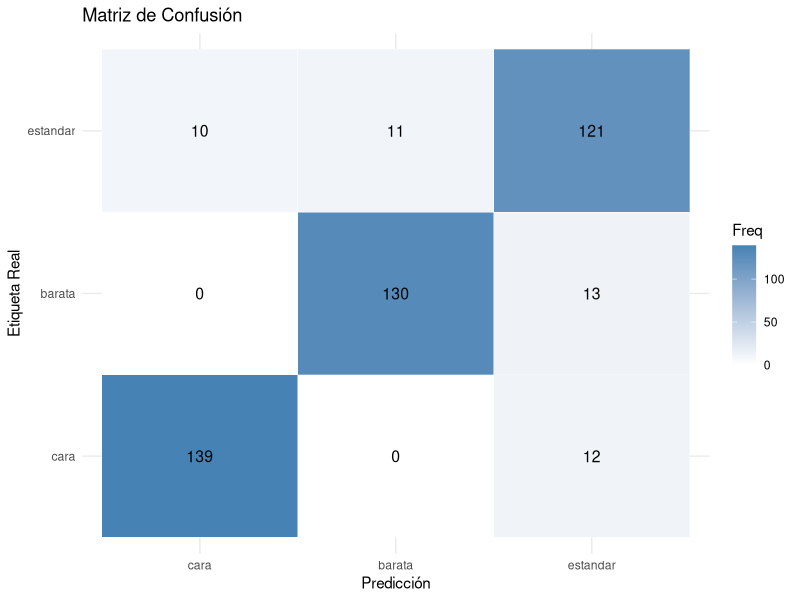

The R source for this figure: (Note: this script raises an error after producing the figure.)
## ---- chunk 1
knitr::opts_chunk$set(echo = TRUE)
library(dplyr)
library(caret)
library(ggplot2)
library(nnet)
## ---- chunk 2
#train data ya tiene el 70 y test_data el 30%
train_data <- read.csv("../train_final.csv")
test_data <- read.csv("../test_final.csv")
## ---- chunk 3
pct_na <- sapply(train_data, function(x) mean(is.na(x))*100)
drop_cols <- names(pct_na[pct_na > 75])
train_data <- train_data %>% select(-all_of(drop_cols))
test_data  <- test_data  %>% select(-all_of(drop_cols))
## ---- chunk 4
breaks <- quantile(train_data$SalePrice, probs = c(0,1/3,2/3,1), na.rm=TRUE)
labels <- c("barata","estandar","cara")

train_data$CategoriaPrecio <- cut(train_data$SalePrice, breaks=breaks, labels=labels, include.lowest=TRUE)
test_data$CategoriaPrecio  <- cut(test_data$SalePrice,  breaks=breaks, labels=labels, include.lowest=TRUE)

## ---- chunk 5

# — 1. Alinear niveles de factores y NA —
for(col in names(train_data)) {
  if(is.character(train_data[[col]]) || is.factor(train_data[[col]])) {
    # Convertir a caracter y manejar NAs
    train_data[[col]] <- as.character(train_data[[col]])
    test_data[[col]] <- as.character(test_data[[col]])
    train_data[[col]][is.na(train_data[[col]])] <- "None"
    test_data[[col]][is.na(test_data[[col]])] <- "None"
    
    # Obtener todos los niveles únicos
    all_levels <- unique(c(train_data[[col]], test_data[[col]]))
    
    # Convertir a factor con niveles únicos
    train_data[[col]] <- factor(train_data[[col]], levels = all_levels)
    test_data[[col]] <- factor(test_data[[col]], levels = all_levels)
  }
}
# — 2. Marcar la respuesta y dataset —
train_data$CategoriaPrecio <- factor(train_data$CategoriaPrecio,
                                     levels = c("barata","estandar","cara"))
train_data$dataset <- "train"
test_data$dataset  <- "test"

# — 3. Unir para dummies coherentes —
df_all <- bind_rows(train_data, test_data)

# — 4. Eliminar constantes antes de dummyVars —
n_uniq <- sapply(df_all, function(x) length(unique(x)))
df_all <- df_all[, n_uniq > 1]


# — 5. Crear dummies (excluyendo Id, dataset y la respuesta) —

dv_all <- dummyVars(~ . - Id - dataset - CategoriaPrecio,
                    data = df_all, fullRank = TRUE)
X_all  <- predict(dv_all, newdata = df_all) %>% as.data.frame()

# — 6. Imputar medianas en train, luego aplicar a todo —
i_train     <- which(df_all$dataset == "train")
X_train_raw <- X_all[i_train, ]
pp_imp      <- preProcess(X_train_raw, method = "medianImpute")
X_all_imp   <- predict(pp_imp, X_all)

# — 7. Eliminar near-zero variance según train —
nzv_cols <- nearZeroVar(X_all_imp[i_train, , drop=FALSE])
if(length(nzv_cols) > 0) {
  X_all_imp <- X_all_imp[ , -nzv_cols, drop=FALSE]
}

# — 8. Quitar alta correlación (>0.90) según train —
corr_m   <- cor(X_all_imp[i_train, ])
high_corr <- findCorrelation(corr_m, cutoff = 0.90)
if(length(high_corr) > 0) {
  X_all_imp <- X_all_imp[ , -high_corr, drop=FALSE]
}

# — 9. Yeo-Johnson + center + scale según train —
pp_final  <- preProcess(X_all_imp[i_train, ],
                       method = c("YeoJohnson","center","scale"))
X_all_pp  <- predict(pp_final, X_all_imp)

# — 10. Separar de nuevo train/test y respuesta —
X_train_pp <- X_all_pp[i_train, ]
X_test_pp  <- X_all_pp[-i_train, ]
y_train    <- train_data$CategoriaPrecio
y_test     <- test_data$CategoriaPrecio

## ---- chunk 6
# Verificar dimensiones
cat("Dimensiones train:", dim(X_train_pp), "\n")
cat("Dimensiones test:", dim(X_test_pp), "\n")

# Verificar que no haya NA
cat("NAs en train:", sum(is.na(X_train_pp)), "\n")
cat("NAs en test:", sum(is.na(X_test_pp)), "\n")

# Verificar balance de clases
table(y_train)
## ---- chunk 7
# Identificar y eliminar columnas con varianza práctica cero
library(caret)

# Primero, asegurarnos de que todas las variables son numéricas
train_df <- data.frame(X_train_pp)
test_df <- data.frame(X_test_pp)

# Función para detectar columnas con >95% de un solo valor
find_constant_cols <- function(df) {
  constant_cols <- sapply(df, function(x) {
    if(is.numeric(x)) {
      max_prop <- max(table(x)/length(x))
      max_prop > 0.95
    } else {
      FALSE
    }
  })
  names(df)[constant_cols]
}

constant_cols <- find_constant_cols(train_df)
if(length(constant_cols) > 0) {
  train_df <- train_df[, !names(train_df) %in% constant_cols]
  test_df <- test_df[, !names(test_df) %in% constant_cols]
}

# Añadir la variable respuesta
train_df$CategoriaPrecio <- y_train
test_df$CategoriaPrecio <- y_test

# Verificar estructura final
str(train_df[, 1:5])
cat("\nColumnas eliminadas:", constant_cols)

# Verificar estructura
str(train_df[, 1:5])  # Mostrar primeras columnas

# Verificar columnas con un solo nivel
sapply(train_df, function(x) length(unique(x)))

# Eliminar manualmente si es necesario
train_df <- train_df[, !sapply(train_df, function(x) length(unique(x)) == 1)]
## ---- chunk 8

# 1. Preparar fórmula y datos
predictores <- names(train_df)[!names(train_df) %in% c("CategoriaPrecio")]
formula_nnet <- as.formula(paste("CategoriaPrecio ~", paste(predictores, collapse = " + ")))

# 2. Configurar parámetros del modelo
set.seed(123)
modelo_nnet <- nnet(
  formula = formula_nnet,
  data = train_df,
  size = 10,          # Neuronas en capa oculta
  decay = 0.05,       # Parámetro de regularización
  maxit = 500,        # Número máximo de iteraciones
  MaxNWts = 5000,     # Máximo número de pesos
  trace = TRUE,       # Mostrar progreso
  # Configuración específica para clasificación multiclase:
  entropy = FALSE,    # Usar softmax (no entropía cruzada)
  censored = FALSE,
  skip = FALSE,
  rang = 0.1,         # Rango inicial de pesos aleatorios
  Hess = FALSE
)

# 1. Predecir probabilidades y elegir la clase con mayor probabilidad
probs   <- predict(modelo_nnet, newdata = test_df, type = "raw")
pred_vec <- apply(probs, 1, function(x) names(x)[which.max(x)])

# 2. Crear factores con los mismos niveles que la variable real
true_fac <- factor(test_df$CategoriaPrecio,
                   levels = levels(test_df$CategoriaPrecio))
pred_fac <- factor(pred_vec,
                   levels = levels(true_fac))

# 3. Eliminar casos NA/“None” si corresponde
nas <- is.na(true_fac) | true_fac == "None"
if (any(nas)) {
  cat(sum(nas), "caso(s) con etiqueta ausente eliminado(s).\n")
  true_fac <- true_fac[!nas]
  pred_fac <- pred_fac[!nas]
}

# 4. Quitar niveles sin observaciones
true_fac <- droplevels(true_fac)
pred_fac <- droplevels(pred_fac)

# 5. Cálculo de la matriz de confusión
cm_obj <- caret::confusionMatrix(pred_fac, true_fac)
print(cm_obj)

# 6. Precisión global
cat("Precisión global:", round(cm_obj$overall["Accuracy"], 4), "\n")

# 7. Heatmap de la matriz de confusión
cm_df <- as.data.frame(cm_obj$table)
colnames(cm_df) <- c("Real", "Predicho", "Freq")

ggplot(cm_df, aes(x = Predicho, y = Real, fill = Freq)) +
  geom_tile(color = "white") +
  geom_text(aes(label = Freq), size = 4) +
  scale_fill_gradient(low = "white", high = "steelblue") +
  labs(title = "Matriz de Confusión", x = "Predicción", y = "Etiqueta Real") +
  theme_minimal()


## ---- chunk 9
# Recodifica las categorías como numéricas temporalmente
train_df$CategoriaPrecio_num <- as.numeric(factor(train_df$CategoriaPrecio, levels = niveles_conf))
test_df$CategoriaPrecio_num <- as.numeric(factor(test_df$CategoriaPrecio, levels = niveles_conf))

# Verifica la codificación
table(train_df$CategoriaPrecio, train_df$CategoriaPrecio_num)
## ---- chunk 10
library(nnet)
library(caret)

# 1. DIAGNÓSTICO ----------------------------------------------------------
cat("\n=== DIAGNÓSTICO INICIAL ===\n")

# Verificar distribución de clases
cat("\nDistribución de clases en entrenamiento:\n")
train_dist <- table(train_df$CategoriaPrecio)
print(train_dist)
cat("Proporciones:", round(prop.table(train_dist), 3), "\n\n")

# Verificar distribución en test
cat("Distribución en test:\n")
test_dist <- table(test_df$CategoriaPrecio)
print(test_dist)
cat("\n")

# Verificar estructura de datos
cat("Estructura de los datos:\n")
str(train_df[, c("CategoriaPrecio", head(setdiff(names(train_df), "CategoriaPrecio"), 3))])

# 2. CORRECCIÓN INMEDIATA -------------------------------------------------
cat("\n=== CORRECCIÓN MANUAL ===\n")

# Inversión de categorías (solución temporal)
pred_vec_corregido <- ifelse(pred_vec_alt == "cara", "barata",
                            ifelse(pred_vec_alt == "barata", "cara", 
                                  "estandar"))

# Matriz de confusión corregida
cat("\nMatriz de confusión corregida:\n")
cm_corregido <- confusionMatrix(
  factor(pred_vec_corregido, levels = niveles_conf),
  factor(test_df$CategoriaPrecio, levels = niveles_conf)
)
print(cm_corregido)

# 3. REENTRENAMIENTO MEJORADO --------------------------------------------
cat("\n=== REENTRENAMIENTO DEL MODELO ===\n")

set.seed(321)
modelo_mejorado <- nnet(
  formula = CategoriaPrecio ~ .,
  data = train_df,
  size = 15,
  decay = 0.05,
  maxit = 500,
  MaxNWts = 10000,
  trace = TRUE,
  entropy = TRUE,
  skip = TRUE,
  # Parámetros adicionales para mejorar convergencia
  rang = 0.1,
  abstol = 1.0e-8,
  reltol = 1.0e-8
)

# Evaluación del nuevo modelo
cat("\nEvaluación del modelo mejorado:\n")
pred_mejorada <- predict(modelo_mejorado, newdata = test_df, type = "class")
cm_mejorada <- confusionMatrix(
  factor(pred_mejorada, levels = niveles_conf),
  factor(test_df$CategoriaPrecio, levels = niveles_conf)
)
print(cm_mejorada)

# Guardar modelo
saveRDS(modelo_mejorado, "modelo_mejorado.rds")
cat("\nModelo guardado como 'modelo_mejorado.rds'\n")

# VISUALIZACIÓN COMPARATIVA ----------------------------------------------
cat("\n=== RESUMEN COMPARATIVO ===\n")

# Crear tabla comparativa
resultados <- data.frame(
  Modelo = c("Original", "Corregido", "Mejorado"),
  Accuracy = c(
    round(mean(pred_vec_alt == test_df$CategoriaPrecio, na.rm = TRUE), 4),
    round(cm_corregido$overall["Accuracy"], 4),
    round(cm_mejorada$overall["Accuracy"], 4)
  ),
  Kappa = c(
    NA,
    round(cm_corregido$overall["Kappa"], 4),
    round(cm_mejorada$overall["Kappa"], 4)
  )
)

print(resultados)

# 7. HEATMAP DE MATRIZ DE CONFUSIÓN --------------------------------------
cat("\n=== VISUALIZACIÓN DE MATRIZ DE CONFUSIÓN ===\n")

# Convertir a dataframe para ggplot
cm_df <- as.data.frame(cm_mejorada$table)
colnames(cm_df) <- c("Real", "Predicho", "Frecuencia")

# Crear el heatmap
heatmap_confusion <- ggplot(cm_df, aes(x = Predicho, y = Real, fill = Frecuencia)) +
  geom_tile(color = "white", linewidth = 0.8) +  # Celdas con bordes blancos
  geom_text(aes(label = Frecuencia), size = 5, color = "black") +  # Texto en negro
  scale_fill_gradient(
    low = "white", 
    high = "#2b8cbe",  # Azul más moderno
    limits = c(0, max(cm_df$Frecuencia))  # Mismo rango para todas las celdas
  ) +
  labs(
    title = "Matriz de Confusión - Modelo Mejorado",
    subtitle = paste("Precisión:", round(cm_mejorada$overall["Accuracy"], 3)),
    x = "Predicción del Modelo",
    y = "Valor Real",
    fill = "Casos"
  ) +
  theme_minimal(base_size = 12) +
  theme(
    plot.title = element_text(face = "bold", hjust = 0.5),
    plot.subtitle = element_text(hjust = 0.5),
    panel.grid = element_blank(),
    legend.position = "right"
  ) +
  coord_fixed()  # Para celdas cuadradas

# Mostrar el gráfico
print(heatmap_confusion)

# Guardar el gráfico (opcional)
ggsave("heatmap_confusion.png", plot = heatmap_confusion, width = 8, height = 6, dpi = 300)
cat("\nHeatmap guardado como 'heatmap_confusion.png'\n")
